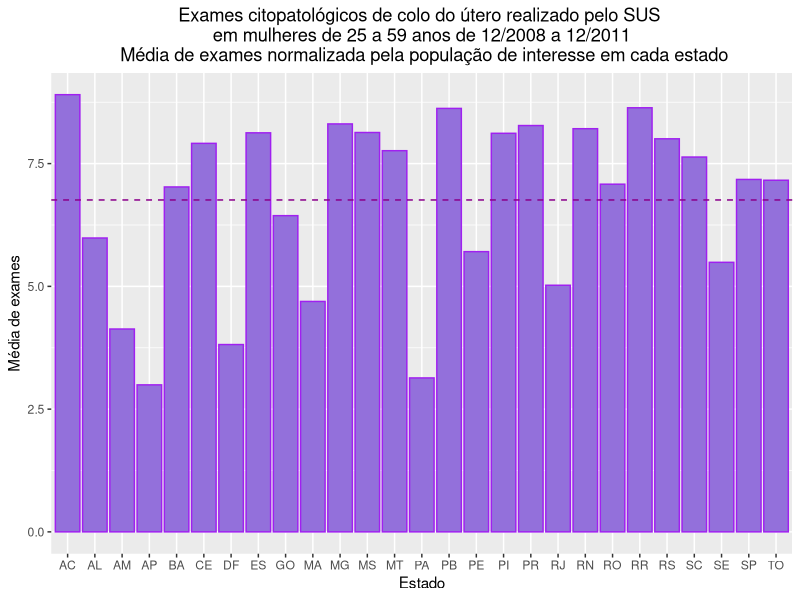

Here is the R script that generated this plot:
#setwd("diretorio_onde_estao_os_arquivos")
getwd()
media_estados <- read.table('media_exames_por_estado.txt', header = FALSE, sep = ",", dec = ".")
media_estados
library(ggplot2)
p<-ggplot(data=media_estados, aes(x= V1, y= V2)) +
  geom_bar(stat="identity", color = 'purple', fill = "mediumpurple") +
  xlab("Estado") + ylab("Média de exames")
p + ggtitle("Exames citopatológicos de colo do útero realizado pelo SUS \n em mulheres de 25 a 59 anos de 12/2008 a 12/2011 \n Média de exames normalizada pela população de interesse em cada estado") + theme(plot.title = element_text(hjust = 0.5)) +
geom_line() +
geom_hline(yintercept = mean(media_estados[,2]), color="darkmagenta", linetype="dashed")
mean(media_estados[,2])
